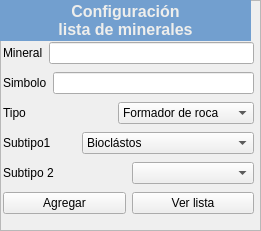
     <widget class="QFrame" name="frame_3">
      <property name="geometry">
       <rect>
        <x>20</x>
        <y>310</y>
        <width>261</width>
        <height>231</height>
       </rect>
      </property>
      <property name="frameShape">
       <enum>QFrame::StyledPanel</enum>
      </property>
      <property name="frameShadow">
       <enum>QFrame::Raised</enum>
      </property>
      <widget class="QLabel" name="label_7">
       <property name="geometry">
        <rect>
         <x>0</x>
         <y>0</y>
         <width>251</width>
         <height>41</height>
        </rect>
       </property>
       <property name="font">
        <font>
         <pointsize>12</pointsize>
         <weight>75</weight>
         <bold>true</bold>
        </font>
       </property>
       <property name="styleSheet">
        <string notr="true">background-color: rgb(114, 159, 207);
color: rgb(238, 238, 236);</string>
       </property>
       <property name="text">
        <string>Configuración
lista de minerales</string>
       </property>
       <property name="alignment">
        <set>Qt::AlignCenter</set>
       </property>
      </widget>
      <widget class="QWidget" name="layoutWidget">
       <property name="geometry">
        <rect>
         <x>3</x>
         <y>40</y>
         <width>251</width>
         <height>178</height>
        </rect>
       </property>
       <layout class="QVBoxLayout" name="verticalLayout_7">
        <item>
         <layout class="QHBoxLayout" name="horizontalLayout_15">
          <item>
           <widget class="QLabel" name="label_mineral_config">
            <property name="text">
             <string>Mineral</string>
            </property>
           </widget>
          </item>
          <item>
           <widget class="QLineEdit" name="input_simbolo"/>
          </item>
         </layout>
        </item>
        <item>
         <layout class="QHBoxLayout" name="horizontalLayout_25">
          <item>
           <widget class="QLabel" name="label_simbolo">
            <property name="text">
             <string>Simbolo</string>
            </property>
           </widget>
          </item>
          <item>
           <widget class="QLineEdit" name="input_mineral_config"/>
          </item>
         </layout>
        </item>
        <item>
         <layout class="QHBoxLayout" name="horizontalLayout_2">
          <item>
           <widget class="QLabel" name="label_tipo_mineral">
            <property name="text">
             <string>Tipo</string>
            </property>
           </widget>
          </item>
          <item>
           <widget class="QComboBox" name="input_tipo_mineral">
            <item>
             <property name="text">
              <string>Formador de roca</string>
             </property>
            </item>
            <item>
             <property name="text">
              <string>Accesorio</string>
             </property>
            </item>
            <item>
             <property name="text">
              <string>Alteración</string>
             </property>
            </item>
            <item>
             <property name="text">
              <string>Introducción</string>
             </property>
            </item>
            <item>
             <property name="text">
              <string>Aloquímicos</string>
             </property>
            </item>
            <item>
             <property name="text">
              <string>Ortoquímicos</string>
             </property>
            </item>
            <item>
             <property name="text">
              <string>Cemento esparítico</string>
             </property>
            </item>
            <item>
             <property name="text">
              <string>Terrígenos</string>
             </property>
            </item>
            <item>
             <property name="text">
              <string>Líticos</string>
             </property>
            </item>
            <item>
             <property name="text">
              <string>Materia orgánica</string>
             </property>
            </item>
            <item>
             <property name="text">
              <string>Porfiroclástos</string>
             </property>
            </item>
            <item>
             <property name="text">
              <string>Matriz</string>
             </property>
            </item>
           </widget>
          </item>
         </layout>
        </item>
        <item>
         <layout class="QHBoxLayout" name="horizontalLayout_44">
          <item>
           <widget class="QLabel" name="label_subt_mineral">
            <property name="text">
             <string>Subtipo1</string>
            </property>
           </widget>
          </item>
          <item>
           <widget class="QComboBox" name="input_subt_mineral">
            <item>
             <property name="text">
              <string>Bioclástos</string>
             </property>
            </item>
            <item>
             <property name="text">
              <string>Peloides</string>
             </property>
            </item>
            <item>
             <property name="text">
              <string>Ooides</string>
             </property>
            </item>
            <item>
             <property name="text">
              <string>Intraclastos</string>
             </property>
            </item>
            <item>
             <property name="text">
              <string>Oncoides</string>
             </property>
            </item>
            <item>
             <property name="text">
              <string>Otros aloquímicos</string>
             </property>
            </item>
            <item>
             <property name="text">
              <string>Terrígenos</string>
             </property>
            </item>
            <item>
             <property name="text">
              <string>Minerales Autigénicos</string>
             </property>
            </item>
            <item>
             <property name="text">
              <string>Extraclastos</string>
             </property>
            </item>
            <item>
             <property name="text">
              <string>Qz mono</string>
             </property>
            </item>
            <item>
             <property name="text">
              <string>Qz poli</string>
             </property>
            </item>
            <item>
             <property name="text">
              <string>Feldespato potásico</string>
             </property>
            </item>
            <item>
             <property name="text">
              <string>Feldespato sódico-cálcico</string>
             </property>
            </item>
            <item>
             <property name="text">
              <string>Micas</string>
             </property>
            </item>
            <item>
             <property name="text">
              <string>Minerales de arcilla</string>
             </property>
            </item>
            <item>
             <property name="text">
              <string>Aloquímicos</string>
             </property>
            </item>
            <item>
             <property name="text">
              <string>Otros Terrígenos</string>
             </property>
            </item>
            <item>
             <property name="text">
              <string>Opacos</string>
             </property>
            </item>
            <item>
             <property name="text">
              <string>Líticos Metamórficos</string>
             </property>
            </item>
            <item>
             <property name="text">
              <string>Líticos Volcánicos</string>
             </property>
            </item>
            <item>
             <property name="text">
              <string>Líticos Plutónicos </string>
             </property>
            </item>
            <item>
             <property name="text">
              <string>Líticos Sedimentarios</string>
             </property>
            </item>
           </widget>
          </item>
         </layout>
        </item>
        <item>
         <layout class="QHBoxLayout" name="horizontalLayout">
          <item>
           <widget class="QLabel" name="label_2">
            <property name="text">
             <string>Subtipo 2</string>
            </property>
           </widget>
          </item>
          <item>
           <widget class="QComboBox" name="comboBox"/>
          </item>
         </layout>
        </item>
        <item>
         <layout class="QHBoxLayout" name="horizontalLayout_45">
          <item>
           <widget class="QPushButton" name="boton_agregar_mineral">
            <property name="text">
             <string>Agregar</string>
            </property>
           </widget>
          </item>
          <item>
           <widget class="QPushButton" name="boton_ver_lista">
            <property name="text">
             <string>Ver lista</string>
            </property>
           </widget>
          </item>
         </layout>
        </item>
       </layout>
      </widget>
     </widget>
